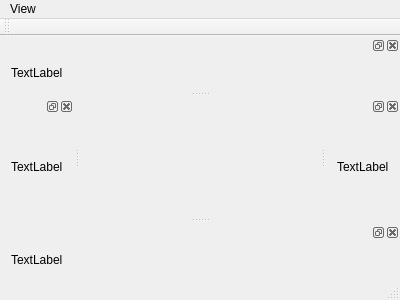
<?xml version="1.0" encoding="UTF-8"?>
<ui version="4.0">
 <class>MainWindow</class>
 <widget class="QMainWindow" name="MainWindow">
  <property name="geometry">
   <rect>
    <x>0</x>
    <y>0</y>
    <width>400</width>
    <height>300</height>
   </rect>
  </property>
  <property name="windowTitle">
   <string>MainWindow</string>
  </property>
  <widget class="QWidget" name="centralWidget"/>
  <widget class="QMenuBar" name="menuBar">
   <property name="geometry">
    <rect>
     <x>0</x>
     <y>0</y>
     <width>400</width>
     <height>21</height>
    </rect>
   </property>
   <widget class="QMenu" name="menuView">
    <property name="title">
     <string>View</string>
    </property>
   </widget>
   <addaction name="menuView"/>
  </widget>
  <widget class="QToolBar" name="mainToolBar">
   <attribute name="toolBarArea">
    <enum>TopToolBarArea</enum>
   </attribute>
   <attribute name="toolBarBreak">
    <bool>false</bool>
   </attribute>
  </widget>
  <widget class="QStatusBar" name="statusBar"/>
  <widget class="CollapsableDockWidget" name="dockWidget">
   <attribute name="dockWidgetArea">
    <number>2</number>
   </attribute>
   <widget class="QWidget" name="dockWidgetContents">
    <layout class="QGridLayout" name="gridLayout_4">
     <item row="0" column="0">
      <widget class="QLabel" name="label_4">
       <property name="text">
        <string>TextLabel</string>
       </property>
      </widget>
     </item>
    </layout>
   </widget>
  </widget>
  <widget class="CollapsableDockWidget" name="dockWidget_2">
   <attribute name="dockWidgetArea">
    <number>1</number>
   </attribute>
   <widget class="QWidget" name="dockWidgetContents_2">
    <layout class="QGridLayout" name="gridLayout_2">
     <item row="0" column="0">
      <widget class="QLabel" name="label_2">
       <property name="text">
        <string>TextLabel</string>
       </property>
      </widget>
     </item>
    </layout>
   </widget>
  </widget>
  <widget class="CollapsableDockWidget" name="dockWidget_3">
   <attribute name="dockWidgetArea">
    <number>8</number>
   </attribute>
   <widget class="QWidget" name="dockWidgetContents_3">
    <layout class="QGridLayout" name="gridLayout_3">
     <item row="0" column="0">
      <widget class="QLabel" name="label_3">
       <property name="text">
        <string>TextLabel</string>
       </property>
      </widget>
     </item>
    </layout>
   </widget>
  </widget>
  <widget class="CollapsableDockWidget" name="dockWidget_4">
   <attribute name="dockWidgetArea">
    <number>4</number>
   </attribute>
   <widget class="QWidget" name="dockWidgetContents_4">
    <layout class="QGridLayout" name="gridLayout">
     <item row="0" column="0">
      <widget class="QLabel" name="label">
       <property name="text">
        <string>TextLabel</string>
       </property>
      </widget>
     </item>
    </layout>
   </widget>
  </widget>
 </widget>
 <layoutdefault spacing="6" margin="11"/>
 <customwidgets>
  <customwidget>
   <class>CollapsableDockWidget</class>
   <extends>QDockWidget</extends>
   <header location="global">collapsabledockwidget.h</header>
   <container>1</container>
  </customwidget>
 </customwidgets>
 <resources/>
 <connections/>
</ui>
